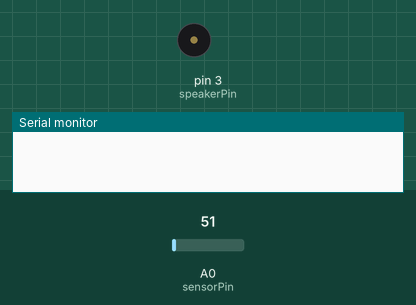
Simulated run of this sketch. Board: Arduino Uno, built with avr-gcc and run on an emulated ATmega328P. On the bench: buzzer (waves = sounding), the last lines printed to the serial monitor. Inputs (shaded band) come from the test bench; at power-on: A0 (sensorPin) = 51.

Above: at 0.1 s.
At 0.6 s:
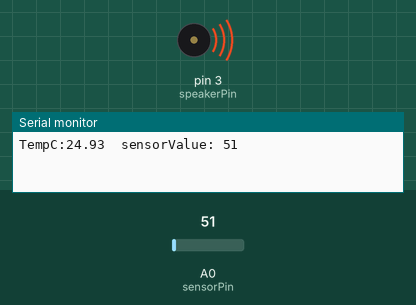
Timing chart, 0 to 2.1 s (numbered marks = the images above):
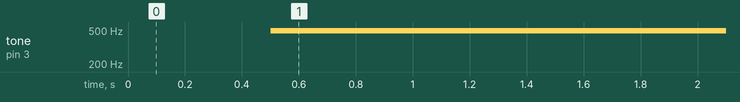

The sketch:

week_03_activity_01_temperature_measurement_speaker.ino
```cpp
/*
  Week 03 – Activity 1 (Part 2)
  🔊 LM35 threshold alert -> PWM on D3

  - LM35 on A0 (10 mV/°C)
  - Speaker/Buzzer on D3 (PWM)
  - Starts alert at threshold; higher temp = faster beeps + louder PWM
*/

const int   sensorPin     = A0;     // LM35
const int   speakerPin    = 3;      // PWM pin (D3 on UNO)
const float TEMP_THRESHOLD = 22.0;  // °C

// Beep period range (ms): at threshold it's slower; gets faster as temp rises
const int MAX_PERIOD_MS = 400;  // slower (just at threshold)
const int MIN_PERIOD_MS = 100;  // faster (hotter)

void setup() {
  pinMode(speakerPin, OUTPUT);
  Serial.begin(9600);
  delay(500);
}

void loop() {
  // Read LM35
  int   sensorValue = analogRead(sensorPin);        // 0..1023
  float voltage     = sensorValue * (5.0 / 1023.0); // V
  float tempC       = voltage * 100.0;              // °C (LM35: 10 mV/°C)

  // Debug (optional)
  Serial.print("TempC:");
  Serial.print(tempC);
  Serial.print("  sensorValue: ");
  Serial.println(sensorValue);

  if (tempC >= TEMP_THRESHOLD) {
    // Period gets shorter as temperature increases
    int tempInt  = (int)tempC;
    int periodMs = map(tempInt, (int)TEMP_THRESHOLD, (int)TEMP_THRESHOLD + 20,
                       MAX_PERIOD_MS, MIN_PERIOD_MS);
    periodMs = constrain(periodMs, MIN_PERIOD_MS, MAX_PERIOD_MS);

    // Louder with higher sensorValue (PWM duty)
    int duty = map(sensorValue, 0, 1023, 0, 255);

    // One alert cycle: ON then OFF (speaker goes to zero between cycles)
    analogWrite(speakerPin, duty);
    delay(periodMs);
    analogWrite(speakerPin, 0);
    delay(periodMs);
  } else {
    // Below threshold: silent, fixed timing
    analogWrite(speakerPin, 0);
    delay(500);
  }
}
```

Measured:
- by itself, tone on pin 3 (speakerPin): silent → 490 Hz at 0.50 s
